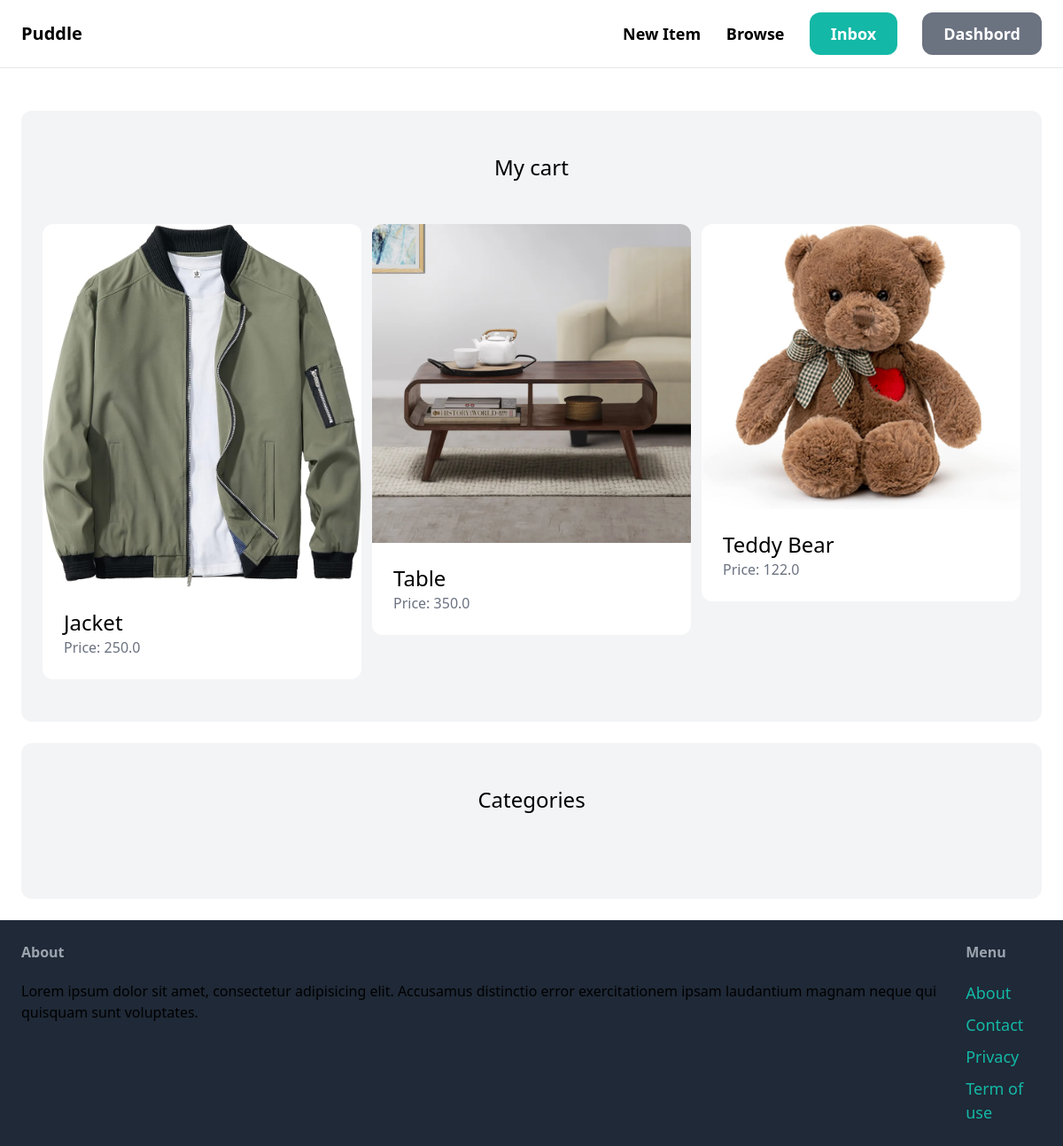
Page /dashboard/ (signed in) on the earlier database version.
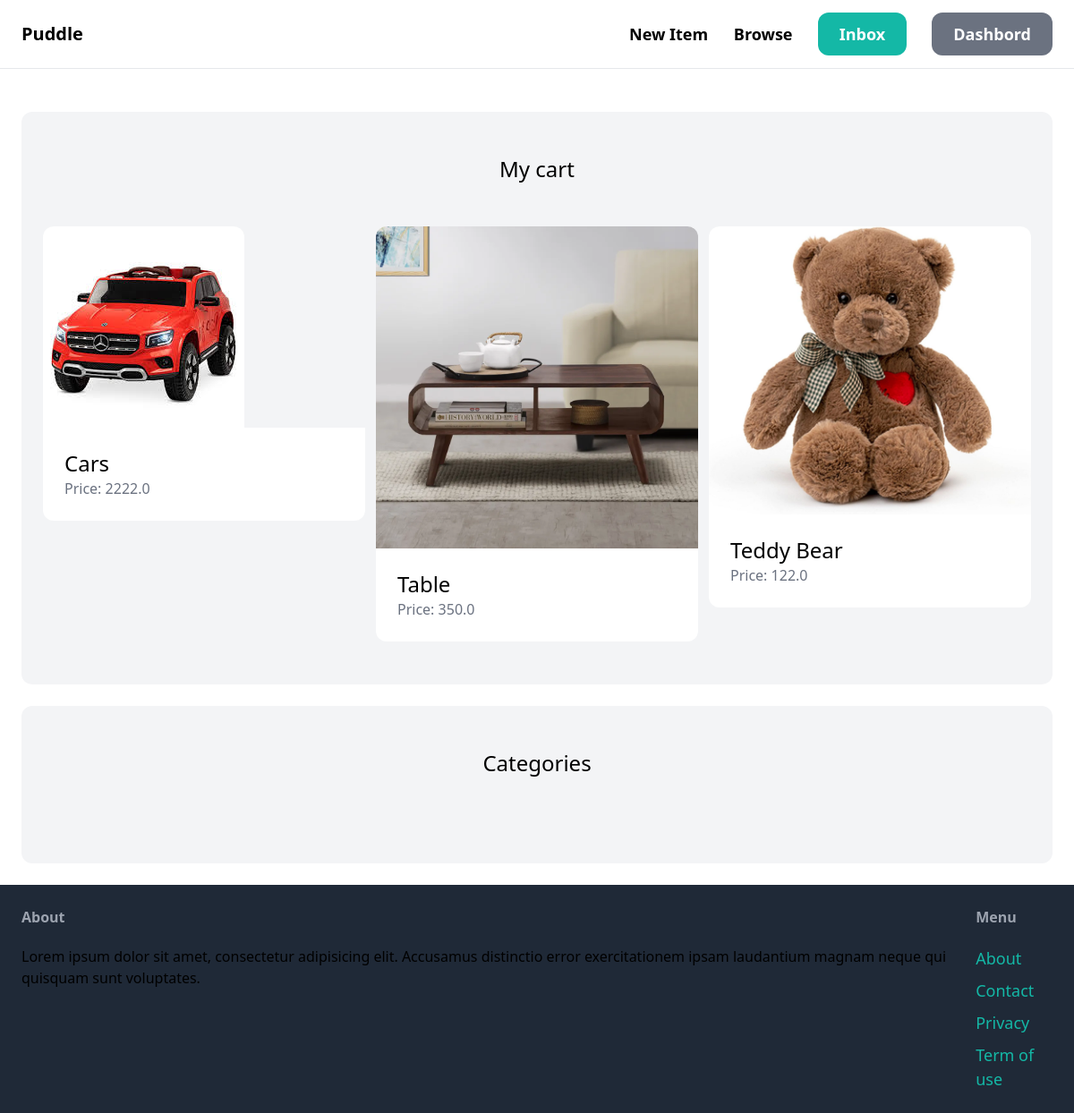
Same page on the later database version.
### item/models.py (models this page shows, shortened)
class item(models.Model):
    class Meta:
        ordering=('name',)
    category=models.ForeignKey(Category,related_name='items',on_delete=models.CASCADE)
    name=models.CharField(max_length=255)
    description=models.TextField(blank=True,null=True)
    price=models.FloatField()
    image=models.ImageField(upload_to='items_images',blank=True,null=True)
    is_sold=models.BooleanField(default=False)
    created_by=models.ForeignKey(User,related_name='items',on_delete=models.CASCADE)
    created_at=models.DateTimeField(auto_now_add=True)

### dashboard/views.py (the view)
# urls.py: path('',views.index,name='index'),
@login_required()
def index(request):
    items=item.objects.filter(created_by=request.user)
    return  render(request,
                   'dashboard/index.html',
                   {"items":items,
                        "title":'Dashboard'
                    }
                   )

### dashboard/templates/dashboard/index.html (shortened to what this page needs)
{% extends 'core/base.html' %}
{% block content %}
<div class="mt-6 px-6 py-12 bg-gray-100 rounded-xl">
    <h2 class="mb-12 text-2xl text-center">My cart</h2>
    <div class="grid grid-cols-3 gap-3">
        {% for item in items %}
        <div>
             <a href="{% url 'item:detail' item.id %}">
                <div>
                     <img src="{{ item.image.url }}"  class="rounded-t-xl" >
                </div>
                <div class="p-6 bg-white rounded-b-xl">
                    <h2 class="text-2xl"> {{ item.name }} </h2>
                    <p class="text-gray-500">Price: {{ item.price }}</p>
                </div>
             </a>
        </div>
        {% endfor %}
    </div>
</div>
<div class="mt-6 px-6 py-12 bg-gray-100 rounded-xl">
    <h2 class="mb-12 text-2xl text-center">Categories</h2>
</div>
{% endblock %}

Differences in the rows shown:
no longer on this page (row edited): item: image (picture), name "Jacket", price "250.0"
now on this page (row edited): item: image (picture), name "Cars", price "2222.0"
